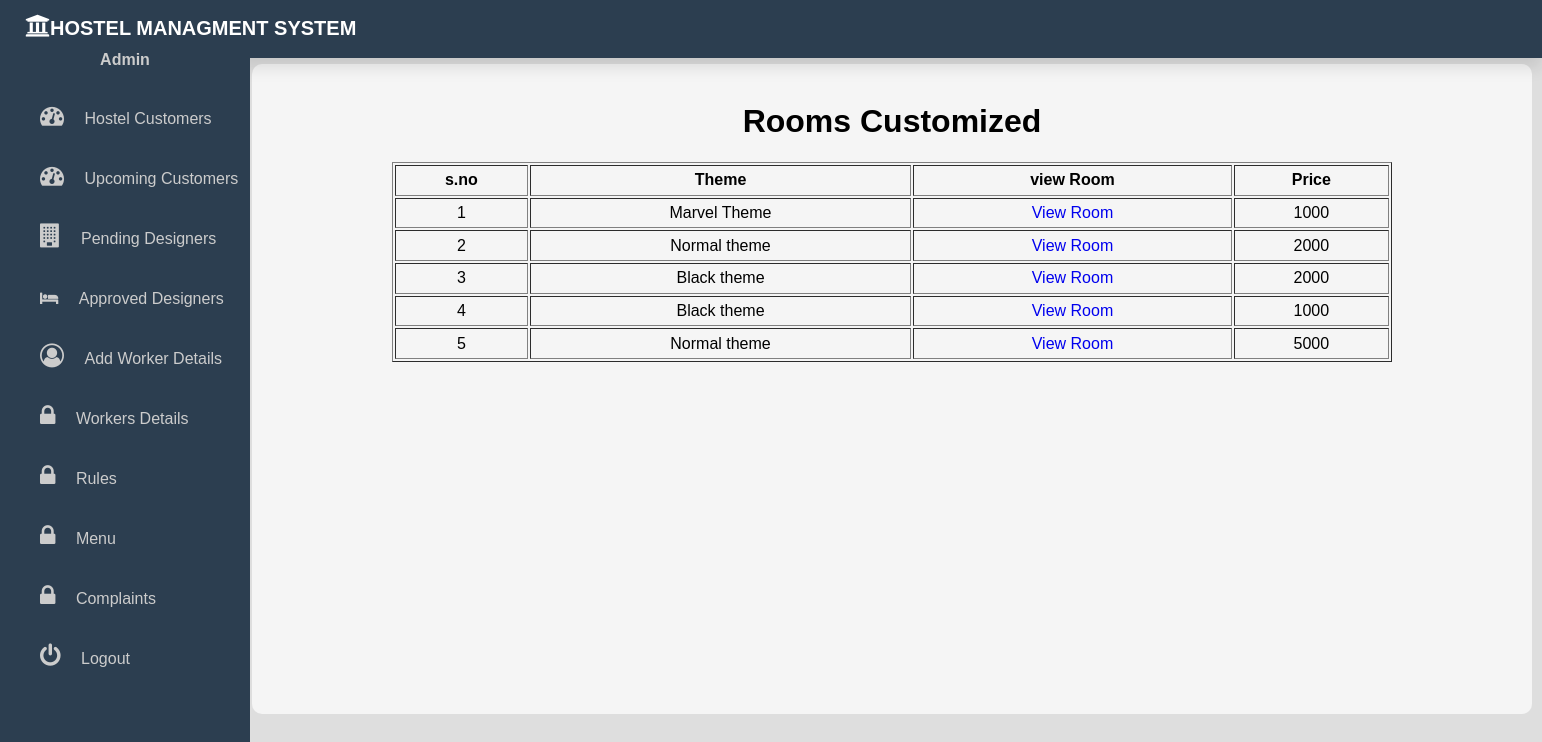
/admin-designer-customized-rooms/5/ (signed in), run on the app's committed database.
### designer/models.py (models this page shows)
class RoomCustomization(models.Model):
    designer=models.ForeignKey(Designer,on_delete=models.CASCADE,null=True)
    left=models.ImageField(upload_to='rooms/')
    right=models.ImageField(upload_to='rooms/')
    top=models.ImageField(upload_to='rooms/')
    bottom=models.ImageField(upload_to='rooms/',null=True)
    front=models.ImageField(upload_to='rooms/')
    back=models.ImageField(upload_to='rooms/',null=True)
    price=models.PositiveIntegerField(null=True)
    theme=models.CharField(max_length=400,null=True)

### core/views.py (the view)
# urls.py: path('admin-designer-customized-rooms/<int:id>/',views.admin_desginer_customized_rooms,name='admin-designer-customized-rooms'),
@login_required(login_url='admin-sign-in')
def admin_desginer_customized_rooms(request,id):
    designer=Designer.objects.get(id=id)
    rooms=RoomCustomization.objects.filter(designer=designer)
    return render(request,'admin/designercustomizedrooms.html',{'rooms':rooms})

### templates/admin/designercustomizedrooms.html (shortened to what this page needs)
<!DOCTYPE html>
<html lang="en">
<head>
</head>
<body>
    {% include 'admin/base.html' %}
    <div class="container"><br>
        <center><h1> Rooms Customized</h1></center>
        <table border="1" height="200" width="1000" align="center" >
        <tr align="center" background-color="blue">
            <th >s.no</th> <th>Theme</th>  <th>view Room</th> <th>Price</th>
        </tr>
        {% for room in rooms %}
        <tr align="center" >
            <td>{{forloop.counter}}</td>
            <td>{{room.theme|capfirst}}</td>
            <td><a href="{% url 'admin-designer-view-room' room.id %}" class="viewroom">View Room</a></td>
            <td>{{room.price}}</td>
        {% endfor %}
        </tr>
    </table>
</body>
</html>

### templates/admin/designercustomizedrooms.html (style rules this page uses)
.container { background-color: whitesmoke; margin-left: 252px; height:650px; margin-top: 64px; width: 1280px; border-radius: 10px; box-shadow:4px; }
.viewroom { text-decoration:none; }

### templates/admin/base.html (style rules this page uses)
body { background: #dedede; font-family: Arial, Helvetica, sans-serif; margin: 0; padding: 0; }

### data on the page
RoomCustomization: theme "Marvel Theme", price "1000"
RoomCustomization: theme "Normal theme", price "2000"
RoomCustomization: theme "Black theme", price "2000"
RoomCustomization: theme "Black theme", price "1000"
RoomCustomization: theme "Normal theme", price "5000"
